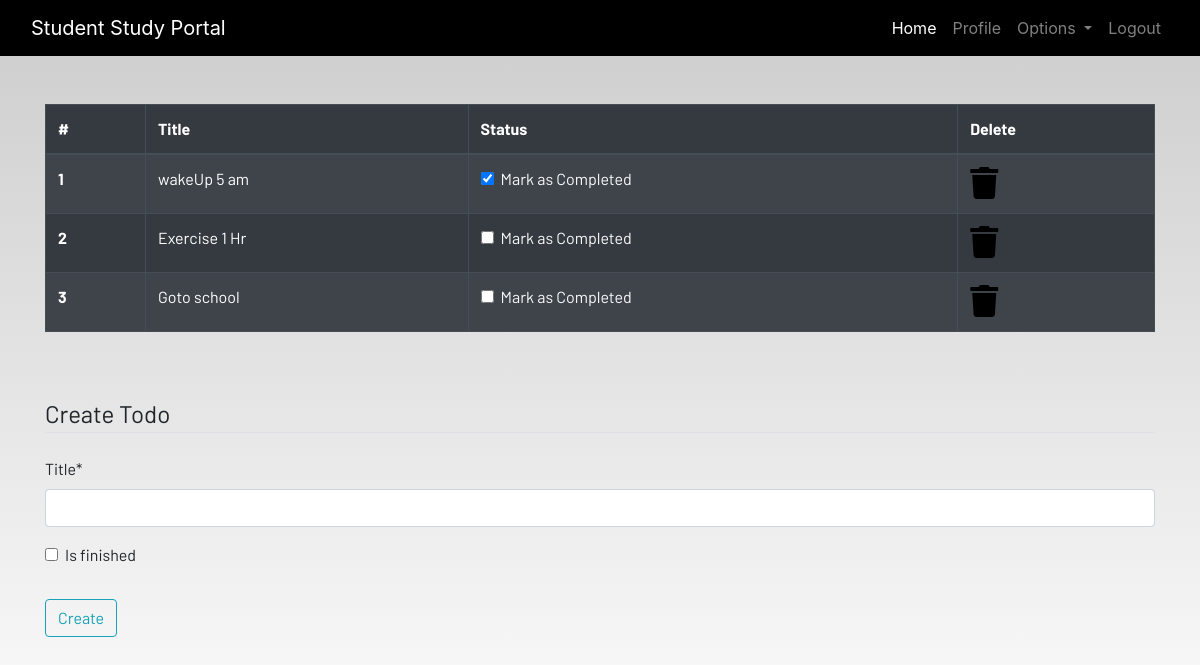
The app's page /todo (signed in), older data.
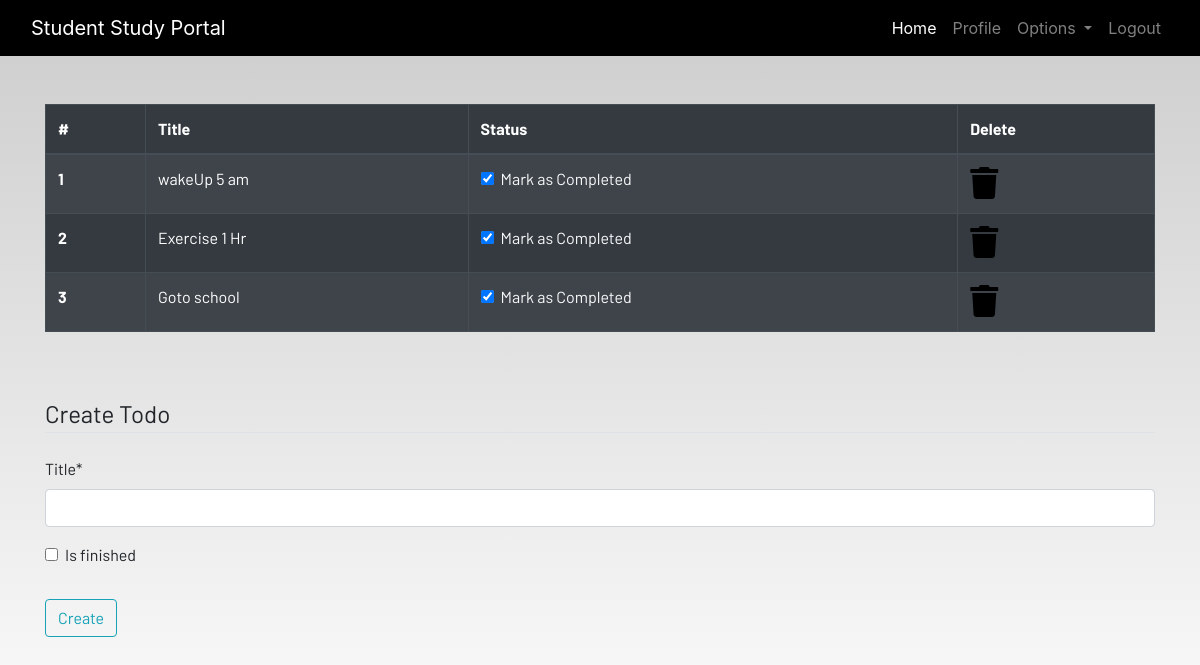
The same page, newer data.
### dashboard/models.py (models this page shows, shortened)
class Todo(models.Model):
    user=models.ForeignKey(User,on_delete=models.CASCADE)
    title=models.CharField(max_length=100)
    is_finished =models.BooleanField(default=False)
    class Meta:
        verbose_name="Todo"
        verbose_name_plural="Todo"

### dashboard/views.py (the view)
# urls.py: path('todo', views.todo, name="todo"),
def todo(request):
    if request.method=='POST':
        form=TodoForm(request.POST)
        if form.is_valid():
            try:
                finished = request.POST["is_finished"]
                if finished == 'on':
                    finished = True
                else:
                    finished = False
            except:
                finished = False
            todos=Todo(
                user = request.user,
                title = request.POST['title'],
                is_finished=finished
            )
            todos.save()
            messages.success(request,f"Todo Added from {request.user.username}!!")
    else:
        form=TodoForm()
    todo=Todo.objects.filter(user=request.user)
    if len(todo)==0:
        todos_done = True
    else:
        todos_done=False
    context={
            'form':form,
             'todos':todo,
             'todos_done':todos_done
            }
    return render(request,'dashboard/todo.html',context)

### dashboard/forms.py
class TodoForm(forms.ModelForm):
    class Meta:
        model=Todo
        fields=['title','is_finished']

### dashboard/templates/dashboard/todo.html (shortened to what this page needs)
{% extends 'dashboard/base.html' %}
{% load static %}
{% load crispy_forms_tags %}
{% block content %}
<div class="container">
    {% if not todos_done %}
    <table class="table table-striped table-bordered table-hover table-dark">
        <thead>
            <tr>
                <th scope="col">#</th>
                <th scope="col">Title</th>
                <th scope="col">Status</th>
                <th scope="col">Delete</th>
            </tr>
        </thead>
        <tbody>
            {% for todo in todos  %}
            <tr>
                <th scope="row">{{forloop.counter}}</th>
                <td>{{todo.title}}</td>
                <td>
                    <a href="{% url 'update-todo' todo.id %}">
                        <div class="form-check">
                            {% if todo.is_finished == True %}
                            <input class="form-check-input" type="checkbox" value="" checked >
                            {% else %}
                            <input class="form-check-input" type="checkbox" value="">
                            {% endif %}
                            <label class="form-check-label text-light" for="flexCheckDefault">
                                Mark as Completed
                            </label>
                        </div>
                    </a>
                </td>
                <td><a href="{% url 'delete-todo'  todo.id %}"><i class="fa fa-trash fa-2x"></i></a></td>
            </tr>
            {% endfor %}
        </tbody>
    </table>
    {% else %}
    <h4>All tasks have been done!! create to add more</h4>
    {% endif %}
</div><br><br>
<div class="container">
    <form method="POST">
        <fieldset class="form-group">
            <legend class="border-bottom mb-4">Create Todo</legend>
            {{form|crispy}}
        </fieldset>
        <div class="form-group">
            <button href="" class="btn btn-outline-info" type="submit">
                Create
            </button>
        </div>
    </form>
</div>
{% endblock content %}

### dashboard/templates/dashboard/base.html (shortened to what this page needs)
<!DOCTYPE html>
{% load static %}
<html lang="en">
<head>
  <link rel="stylesheet" href="https://stackpath.bootstrapcdn.com/bootstrap/4.3.1/css/bootstrap.min.css"
 />
  <link rel="stylesheet" href="https://use.fontawesome.com/releases/v5.7.2/css/all.css"
 />
  <link rel="stylesheet" href="{% static 'css/main.css' %}" />
</head>
<body>
  <header>
    <nav class="navbar navbar-expand-lg navbar-dark bg-dark">
      <div class="container-fluid">
        <a class="navbar-brand" href="{% url 'home' %}">Student Study Portal</a>
        <div class="collapse navbar-collapse justify-content-end" id="navbarSupportedContent">
          <ul class="navbar-nav mb-2 mb-lg-0">
            <li class="nav-item">
              <a class="nav-link active" aria-current="page" href="{% url 'home' %}">Home</a>
            </li>
            {% if user.is_authenticated %}
            <li class="nav-item">
              <a class="nav-link" href="{% url 'profile' %}">Profile</a>
            </li>
            <li class="nav-item dropdown">
              <a class="nav-link dropdown-toggle" href="#" id="navbarDropdown" role="button" data-toggle="dropdown"
                aria-haspopup="true" aria-expanded="false">
                Options
              </a>
            </li>
            <li class="nav-item">
              <a class="nav-link" href="{% url 'logout' %}">Logout</a>
            </li>
          {% endif %}
        </div>
      </div>
    </nav>
  </header>
  <br /><br />
  <main>
    {% block content %}
    {% endblock content %}
  </main>
</body>
</html>

### static/css/main.css (style rules this page uses)
html { scroll-behavior: smooth; height: 100%; width: 100%; }
main { font-family: Barlow, Quicksand, Rubik, sans-serif, serif, 'Times New Roman', Times, serif !important; }
.navbar { background-color: rgb(0, 0, 0) !important; }
a { text-decoration: none !important; color: black; }
html, body { max-width: 100%; overflow-x: hidden; height: 100%; width: 100%; }
body { background: linear-gradient(rgba(0, 0, 0, 0.2), rgba(255, 255, 255, 0.5)); overflow-x: hidden; background-repeat: no-repeat; }
.fa { color: black; }

Row changes from the older to the newer data that the page shows:
changed Todo "Exercise 1 Hr": value "☐" → "☑"
changed Todo "Goto school": value "☐" → "☑"
